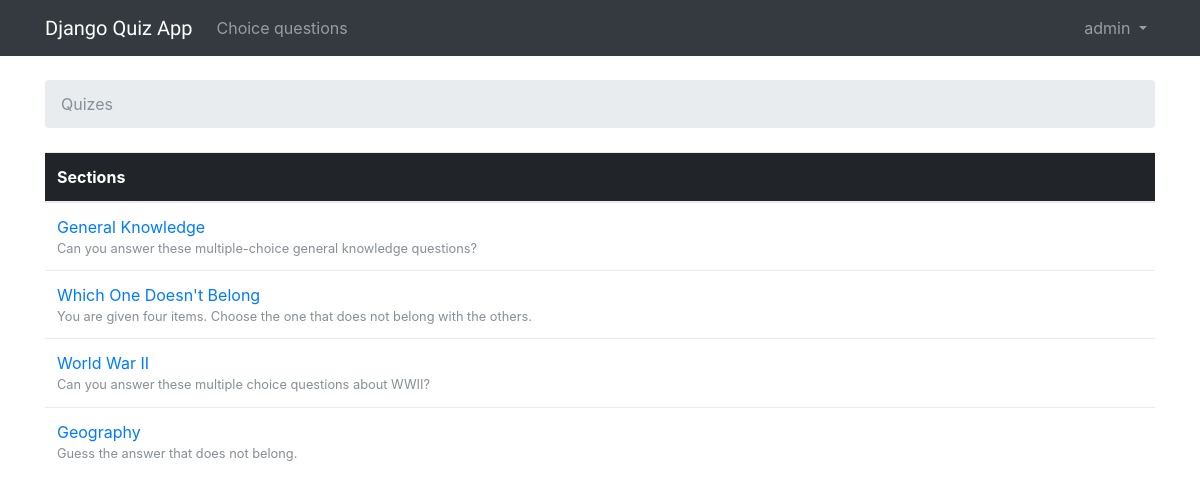
Screenshot of / (signed in) with the database file from the repository.
### boards/models.py (models this page shows, shortened)
class Quiz(models.Model):
    name = models.CharField(max_length=30, unique=True)
    description = models.CharField(max_length=100)

### boards/views.py (the view)
# urls.py: url(r'^$', views.QuizListView.as_view(), name='home'),
class QuizListView(ListView):
    model = Quiz
    context_object_name = 'quizes'
    template_name = 'home.html'

### templates/home.html
{% extends 'base.html' %}
{% load humanize %}
{% block breadcrumb %}
  <li class="breadcrumb-item active">Quizes</li>
{% endblock %}
{% block content %}
  <table class="table">
    <thead class="thead-inverse">
      <tr>
        <th>Sections</th>
      </tr>
    </thead>
    <tbody>
      {% for quiz in quizes %}
        <tr>
          <td>
            <a href="{% url 'quiz_questions' quiz.pk %}">{{ quiz.name }}</a>
            <small class="text-muted d-block">{{ quiz.description }}</small>
          </td>
        </tr>
      {% endfor %}
    </tbody>
  </table>
{% endblock %}

### templates/base.html (shortened to what this page needs)
{% load static %}<!DOCTYPE html>
<html>
  <head>
    <link rel="stylesheet" href="{% static 'css/bootstrap.min.css' %}">
    <link rel="stylesheet" href="{% static 'css/app.css' %}">
  </head>
  <body>
    {% block body %}
      <div class="wrapper">
        <nav class="navbar navbar-expand-sm navbar-dark bg-dark">
          <div class="container">
            <a class="navbar-brand" href="{% url 'home' %}">Django Quiz App</a>
            <div class="collapse navbar-collapse" id="mainMenu">
              <ul class="navbar-nav">
                <li class="nav-item">
                  <a class="nav-link" href="{% url 'home' %}">Choice questions</a>
                </li>
              </ul>
              {% if user.is_authenticated %}
                <ul class="navbar-nav ml-auto">
                  <li class="nav-item dropdown">
                    <a class="nav-link dropdown-toggle" href="#" id="userMenu" data-toggle="dropdown" aria-haspopup="true" aria-expanded="false">
                      {{ user.username }}
                    </a>
                  </li>
                </ul>
              {% else %}
                <form class="form-inline ml-auto">
                  <a href="{% url 'login' %}" class="btn btn-outline-secondary">Log in</a>
                  <a href="{% url 'signup' %}" class="btn btn-primary ml-2">Sign up</a>
                </form>
              {% endif %}
            </div>
          </div>
        </nav>
        <div class="container">
          <ol class="breadcrumb my-4">
            {% block breadcrumb %}
            {% endblock %}
          </ol>
          {% block content %}
          {% endblock %}
        </div>
        <div class="push"></div>
      </div>
    {% endblock body %}
  </body>
</html>

### static/css/app.css (style rules this page uses)
html, body { height: 100%; }
.navbar-brand { font-family: 'Peralta', cursive; }
.wrapper { position: relative; min-height: 100%; height: auto !important; height: 100%; margin: 0 auto -60px; }
.push { height: 60px; }

### rows the page displays
Quiz: name "General Knowledge", description "Can you answer these multiple-choice general knowledge questions?"
Quiz: name "Which One Doesn't Belong", description "You are given four items. Choose the one that does not belong with the others."
Quiz: name "World War II", description "Can you answer these multiple choice questions about WWII?"
Quiz: name "Geography", description "Guess the answer that does not belong."

### other values shown
{{ user.username }} "admin"
